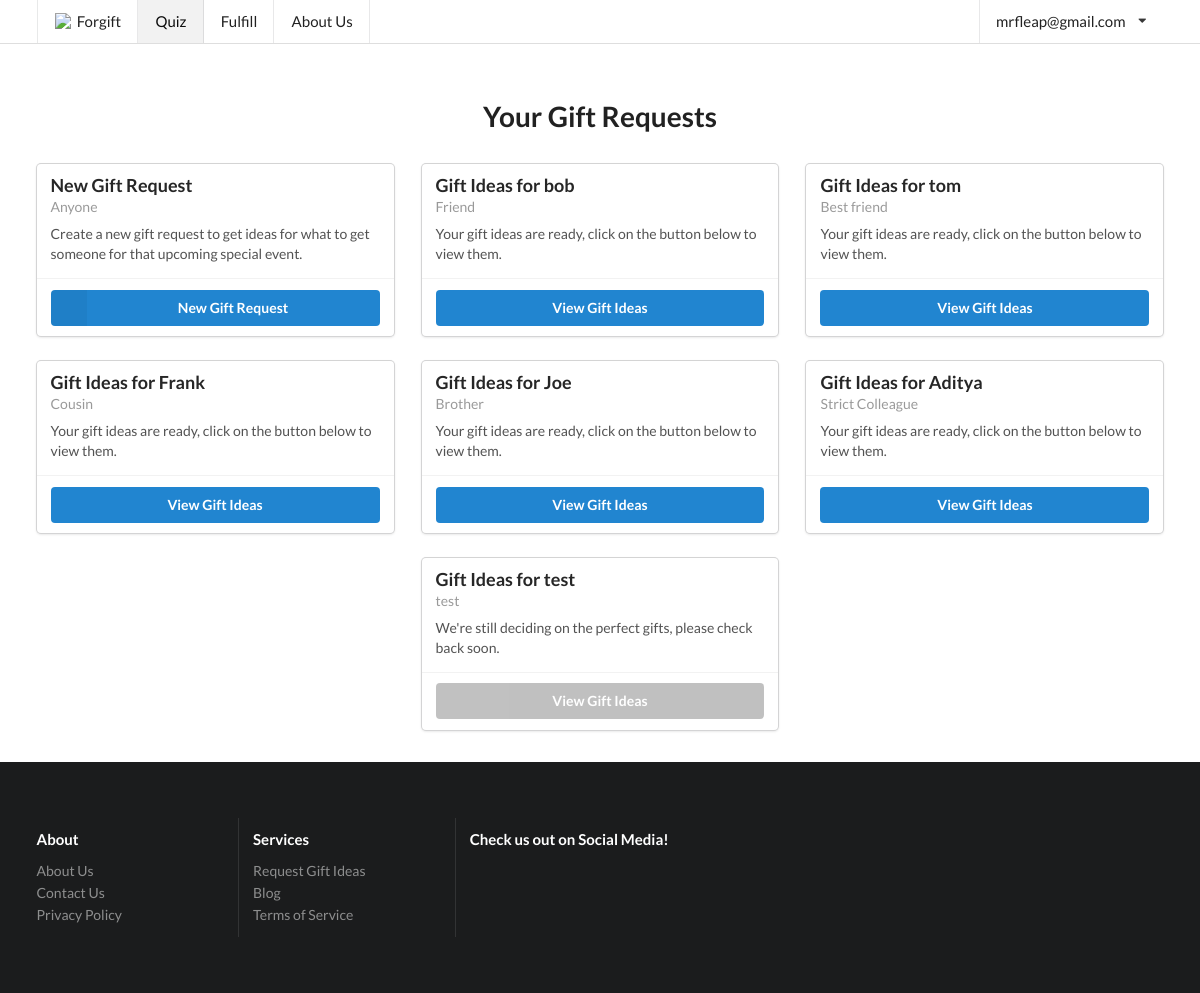
The app's page /request/ (signed in) with its own data.
### forgyftapp/models.py (models this page shows, shortened)
class Slug(OnCreate, models.Model):
	_slug = models.SlugField(max_length=7, blank=True)
	class Meta:
		abstract = True

class User(AbstractUser, Slug):
	email_confirmed = models.BooleanField(default=False)

class OnCreate:
	def onCreate(self):
		pass

class GifteeProfile(models.Model, OnCreate):
	name = models.TextField(max_length=150)
	gender = models.CharField(max_length=80, choices=gender.GENDER_CHOICES)
	age = models.IntegerField()
	relationship = models.TextField(max_length=6000)
	price_upper = models.IntegerField()
	interests = models.TextField(max_length=6000)
	existing_related_items = models.TextField(max_length=6000)
	extra_info = models.TextField(max_length=6000)
	occasion = models.TextField(max_length=6000)
	published = models.BooleanField(default=False)
	emailed_about_publish = models.BooleanField(default=False)
	user = models.ForeignKey(User, on_delete=models.CASCADE)
	@property
	def status(self):
		if self.published:
			return "Your gift ideas are ready, click on the button below to view them."
		else:
			return "We're still deciding on the perfect gifts, please check back soon."

### forgyftapp/views/basic_views.py (the view)
# urls.py: url(r'^request/?$', basic_views.request, name='request'),
@login_required
def request(request, profile=None):
	if profile:
		giftee_profile = get_object_or_404(GifteeProfile, pk=profile)
		if not giftee_profile.published or not giftee_profile.user == request.user:
			return redirect("forgyftapp:request")
		return render(request, "request.html", {"giftee_profile": giftee_profile,
		                                        "ideas": GiftIdea.objects.filter(giftee_profile=giftee_profile),
		                                        "page": "request"})
	else:
		giftee_profiles = GifteeProfile.objects.filter(user=request.user)
		return render(request, "request.html", {"giftee_profiles": giftee_profiles, "page": "request"})

### forgyftapp/templates/request.html (shortened to what this page needs)
{% extends "base/base.html" %}
{% block content %}
	<div class="ui main container">
		{% if not giftee_profile %}
			<h1 style="text-align: center; padding-bottom: 16px">Your Gift Requests</h1>
			<div style="margin-left:auto;margin-right:auto;">
					<div class="ui centered stackable three cards">
						<div class="ui fluid card">
							<div class="content">
								<div class="header">
									New Gift Request
								</div>
								<div class="meta"> Anyone
								</div>
								<div class="description">
									Create a new gift request to get ideas for what to get someone for that
									upcoming special event.
								</div>
							</div>
							<div class="extra content">
								<a class="ui labeled icon fluid primary button" href="{% url "forgyftapp:gift_form" %}">
									<i class="ui icon add"></i>
									New Gift Request
								</a>
							</div>
						</div>
						{% for giftee_profile in giftee_profiles %}
							<div class="ui fluid card" style="width: calc(33.33333333% - 2em);">
								<div class="content">
									<div class="header">
										Gift Ideas for {{ giftee_profile.name }}
									</div>
									<div class="meta">
										{{ giftee_profile.relationship }}
									</div>
									<div class="description">
										{{ giftee_profile.status }}
									</div>
								</div>
								<div class="extra content">
									<a class="ui {% if not giftee_profile.published %}disabled grey {% else %}primary {% endif %}fluid  button"
									   href="{% url "forgyftapp:request" profile=giftee_profile.pk %}">View Gift
										Ideas</a>
								</div>
							</div>
						{% endfor %}
					</div>
				</div>
		{% endif %}
	</div>
{% endblock %}

### forgyftapp/templates/base/base.html (shortened to what this page needs)
<!DOCTYPE html>
<html lang="en">
<head>
	<link rel='shortcut icon' type='image/x-icon' href='{% load static %}{% static "favicon/favicon.ico" %}'/>
	<link rel="stylesheet" type="text/css" href="{% load static %}{% static "semantic/semantic.min.css" %}">
	<link rel="stylesheet" type="text/css" href="{% load static %}{% static "stylesheets/default.css" %}">
	<link rel="stylesheet" type="text/css" href="{% load static %}{% static "fontawesome/css/all.css" %}">
	<link rel="stylesheet" href="{% load static %}{% static "fontawesome/css/brands.css" %}">
	<link rel="stylesheet" href="{% load static %}{% static "fontawesome/css/fontawesome.css" %}">
	<script src="{% load static %}{% static "jquery-3.3.1.min.js" %}"></script>
</head>
<body>
<div class="pusher Site-ie-container">
	<div class="Site">
		<header>
			{% block navbar %}
				<div class="ui large top fixed menu">
					<div class="ui container">
						{% include "base/navbar.html" %}
					</div>
				</div>
			{% endblock %}
		</header>
		<main class="Site-content">
			{% block content %}
			{% endblock %}
		</main>
		{% block footer %}
			<footer style="padding-top: 32px">
				{% include "base/footer.html" %}
			</footer>
		{% endblock %}
	</div>
</div>
</body>
<script src="{% load static %}{% static "semantic/semantic.min.js" %}"></script>
<script src="{% load static %}{% static "semantic/components/site.min.js" %}"></script>
<script src="{% load static %}{% static "semantic/components/form.min.js" %}"></script>
</body>
</html>

### forgyftapp/templates/base/navbar.html (shortened to what this page needs)
<a class="{% if page == "home" %}active {% endif %}item" href="{% url "forgyftapp:index" %}">
{% if not pointing %}
	<img class="logo" src="{% load static %}{% static "favicon/favicon-32x32.png" %}"
	     style="width: 18px; margin-right: 4px"> Forgift </a>
{% else %}
	Home
{% endif %}
</a>
<a class="{% if page == "request" %}active {% endif %}item" href="{% url "forgyftapp:request" %}">Quiz</a>
{% if user.is_staff %}
	<a class="{% if page == "fulfill" %}active {% endif %}item" href="{% url "forgyftapp:fulfill" %}">Fulfill</a>
{% endif %}
<a class="{% if page == "about" %}active {% endif %}item" href="{% url "forgyftapp:about" %}">About Us</a>
<div class="right menu">
	{% if not request.user.is_authenticated %}
		<div class="item button">
			<a class="ui button" href="{% url "forgyftapp:login" %}">Login</a>
		</div>
		<div class="item button">
			<a class="ui primary button" href="{% url "forgyftapp:signup" %}">Sign up</a>
		</div>
	{% else %}
		<div class="ui simple dropdown item">
			{{ request.user.email }}
			<i class="dropdown icon"></i>
		</div>
	{% endif %}
</div>

### forgyftapp/templates/base/footer.html
<div class="ui inverted vertical footer segment">
	<div class="ui container">
		<div class="ui stackable inverted divided equal height stackable grid">
			<div class="three wide column">
				<h4 class="ui inverted header">
					About
				</h4>
				<div class="ui inverted link list">
					<a class="item" href="{% url "forgyftapp:about" %}"> About Us</a>
					<a class="item" href="{% url "forgyftapp:contact" %}">Contact Us</a>
					<a class="item" href="{% url "forgyftapp:privacy" %}">Privacy
						Policy</a>
				</div>
			</div>
			<div class="three wide column">
				<h4 class="ui inverted header">
					Services
				</h4>
				<div class="ui inverted link list">
					<a class="item" href="{% url "forgyftapp:request" %}">Request Gift Ideas</a>
					<a class="item" href="homepage.html#">Blog</a>
					<a class="item" href="{% url "forgyftapp:terms" %}">Terms of Service </a>
				</div>
			</div>
			<div class="seven wide column">
				<h4 class="ui inverted header">
					Check us out on Social Media!
				</h4>
				<h1 class="ui header">
					<a href="https://www.facebook.com/forgiftco" class="fa fab fa-facebook-f"></a>
					<a href="https://www.twitter.com/forgift7" class="fa fab fa-twitter"></a>
					<a href="https://www.instagram.com/forgift.co" class="fa fab fa-instagram"></a>
					<a href="https://www.pinterest.com/6b633e4d0bb864f5af7cb20d2f34a2/" class="fa fab fa-pinterest"></a>
				</h1>
			</div>
		</div>
	</div>
</div>

### forgyftapp/static/stylesheets/default.css (style rules this page uses)
a.fa.fab { color: #C0392B !important; padding: 0.5px; }
img { width: 100%; }
img.logo { width: 200px; margin: 3rem 0 1rem; }
div.pusher { background: #ffffff; }
.ui.menu { box-shadow: none; margin-bottom: 0; -moz-font-feature-settings: "smcp" 0, "onum" 0; -ms-font-feature-settings: "smcp" 0, "onum" 0; -o-font-feature-settings: "smcp" 0, "onum" 0; -webkit-font-feature-settings: "smcp" 0, "onum" 0; font-feature-settings: "smcp" 0, "onum" 0; }
.ui.main.container { background: #ffffff; }
.footer.segment { padding: 5em 0em; }
.fixed.top.menu .item:nth-child(2) { border-left: 1px solid rgba(34, 36, 38, .1); }

### forgyftapp/templates/base/base.html (style rules this page uses)
.Site { display: flex; min-height: 100vh; flex-direction: column; }
.Site-content { flex-grow: 1; }
div.ui.main.container { margin-top: 7em; }

### records on screen
User: user.email "mrfleap@gmail.com"
GifteeProfile: name "bob", relationship "Friend", status "Your gift ideas are ready, click on the button below to view them."
GifteeProfile: name "tom", relationship "Best friend", status "Your gift ideas are ready, click on the button below to view them."
GifteeProfile: name "Frank", relationship "Cousin", status "Your gift ideas are ready, click on the button below to view them."
GifteeProfile: name "Joe", relationship "Brother", status "Your gift ideas are ready, click on the button below to view them."
GifteeProfile: name "Aditya", relationship "Strict Colleague", status "Your gift ideas are ready, click on the button below to view them."
GifteeProfile: name "test", relationship "test", status "We're still deciding on the perfect gifts, please check back soon."
